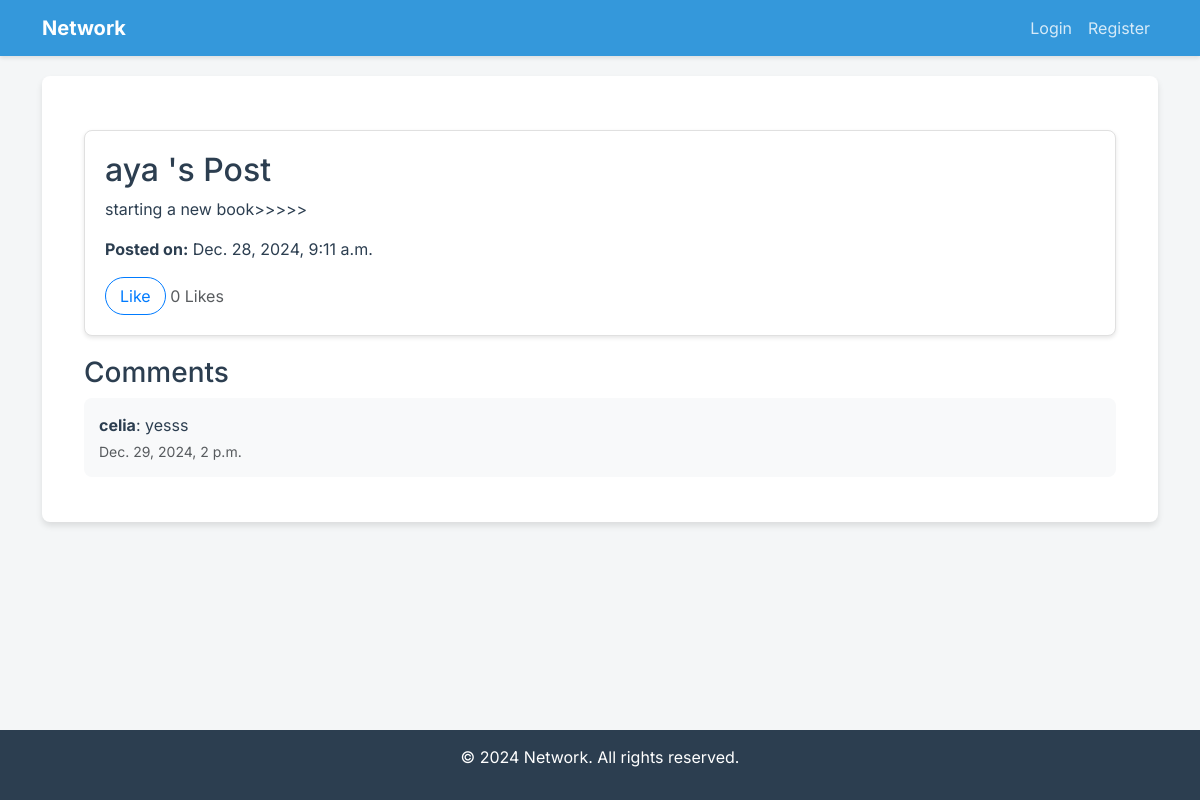
The app's page /post/2/ with its own data.
### network/models.py (models this page shows, shortened)
class Post(models.Model):
    author = models.ForeignKey(User, on_delete=models.CASCADE, related_name="posts")
    content = models.TextField()
    timestamp = models.DateTimeField(auto_now_add=True)
    likes = models.ManyToManyField(User, related_name="liked_posts", blank=True)

class User(AbstractUser ):
    pass

class Reply(models.Model):
    post = models.ForeignKey(Post, related_name="replies", on_delete=models.CASCADE)
    author = models.ForeignKey(User, on_delete=models.CASCADE)
    content = models.TextField()
    timestamp = models.DateTimeField(auto_now_add=True)

### network/views.py (the view)
# urls.py: path('post/<int:post_id>/', views.post_detail, name='post_detail'),
def post_detail(request, post_id):
    post = get_object_or_404(Post, id=post_id)
    replies = post.replies.all().order_by('-timestamp')
    return render(request, 'network/post_detail.html', {
        'post': post,
        'replies': replies
    })

### network/templates/network/post_detail.html (shortened to what this page needs)
{% extends "network/layout.html" %}
{% block body %}
<div class="container mt-4">
    <div class="post-container">
        <h2>{{ post.author.username }}'s Post</h2>
        <p>{{ post.content }}</p>
        <p><strong>Posted on:</strong> {{ post.timestamp }}</p>
        <button class="like-btn" data-id="{{ post.id }}">
            {% if user in post.likes.all %}
                Unlike
            {% else %}
                Like
            {% endif %}
        </button>
        <span class="text-muted ml-2">{{ post.likes.count }} Likes</span>
    </div>
    <h3>Comments</h3>
    <div id="comments">
        {% for reply in replies %}
            <div class="reply">
                <strong>{{ reply.author.username }}</strong>: {{ reply.content }}
                <small class="text-muted d-block mt-1">{{ reply.timestamp }}</small>
            </div>
        {% empty %}
            <p>No comments yet.</p>
        {% endfor %}
    </div>
</div>
{% endblock %}

### network/templates/network/layout.html (style rules this page uses)
:root { --primary-color: #3498db; --secondary-color: #2ecc71; --text-color: #2c3e50; --background-color: #f4f6f7; }
body { font-family: 'Inter', sans-serif; background-color: var(--background-color); color: var(--text-color); display: flex; flex-direction: column; min-height: 100vh; }

### network/templates/network/post_detail.html (style rules this page uses)
.post-container { background-color: white; border: 1px solid #e0e0e0; border-radius: 8px; padding: 20px; margin-bottom: 20px; box-shadow: 0 2px 4px rgba(0,0,0,0.1); }
.reply { background-color: #f8f9fa; border-radius: 8px; padding: 15px; margin-bottom: 15px; }
.like-btn { background-color: transparent; color: #007bff; border: 1px solid #007bff; padding: 6px 14px; border-radius: 20px; transition: all 0.3s ease; }

### records on screen
Post: author.username "aya", content "starting a new book>>>>>", timestamp "Dec. 28, 2024, 9:11 a.m.", likes.count "0"
Reply: author.username "celia", content "yesss", timestamp "Dec. 29, 2024, 2 p.m."
